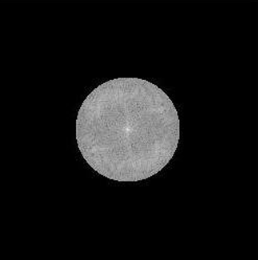
#> input picture Aula13/foto2.png, 258 x 260 px
$ python filtro_passa_alta.py
#> lines starting #> are read from the running program, lines starting #| are printed output that depends on the picture
import cv2
import numpy as np

foto = "foto2.png"
imagem = cv2.imread(foto)
#> imagem is the input picture: shape (260, 258, 3); min 0, max 228, mean 19.7

# 1. Carregar a imagem em tons de cinza
def deixaCinza(imag):
    if len(imag.shape) < 3:
        return imag
    cinzas = np.zeros((imag.shape[0], imag.shape[1]), dtype=np.uint8)
    for i in range(imag.shape[0]):
        for j in range(imag.shape[1]):
            cinzas[i][j] = int(imag[i][j].sum() / 3)
    return cinzas
img_cinza = deixaCinza(imagem)

# 2. Converter a imagem para float32 e aplicar a DFT (Transformada Discreta de Fourier)
img_float = np.float32(img_cinza)
dft = cv2.dft(img_float, flags=cv2.DFT_COMPLEX_OUTPUT)

# 3. Centralizar as baixas frequências no meio da matriz (fftshift)
dft_shift = np.fft.fftshift(dft)

# 4. Obter as dimensões da imagem e determinar o centro
rows, cols = img_cinza.shape
#> rows = 260; cols = 258
crow, ccol = rows // 2, cols // 2
#> crow = 130; ccol = 129

# 5. Definir o raio de corte (r) do filtro passa-alta
r = 60

# 6. Criar a máscara H(u,v) baseada nas novas equações fornecidas
# Inicializa com 1 (permite a passagem) e define 0 apenas dentro do raio r
mask = np.ones((rows, cols, 2), np.uint8)

for u in range(rows):
    for v in range(cols):
        # Translada a origem para o centro da imagem carregada
        dist_quadrado = (u - crow)**2 + (v - ccol)**2
        if dist_quadrado < r**2:
            mask[u, v] = 0  # H(u,v) = 0 se u^2 + v^2 < r^2

# 7. Aplicar a máscara no domínio da frequência (multiplicação ponto a ponto)
f_shift_filtrado = dft_shift * mask

# 8. Desfazer a centralização (Inverse fftshift)
f_filtrado = np.fft.ifftshift(f_shift_filtrado)

# 9. Aplicar a Transformada Inversa de Fourier (IDFT) para voltar ao domínio espacial
img_back = cv2.idft(f_filtrado)
img_back = cv2.magnitude(img_back[:, :, 0], img_back[:, :, 1])
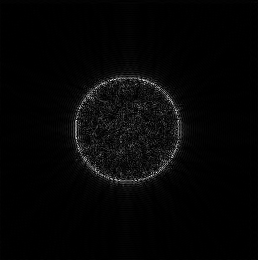
#> img_back: shape (260, 258) float32; min 0.078, max 3800167.5, mean 89206.1; drawn with min black and max white

# 10. Normalizar o resultado para exibição (escala de 0 a 255)
cv2.normalize(img_back, img_back, 0, 255, cv2.NORM_MINMAX)
img_final = np.uint8(img_back)

# 11. Exibir a imagem original e a imagem filtrada
cv2.imshow('Imagem Original', img_cinza)
cv2.imshow('Filtro Passa-Alta Realizado', img_final)

# Aguarda pressionar qualquer tecla para fechar as janelas
cv2.waitKey(0)
cv2.destroyAllWindows()
